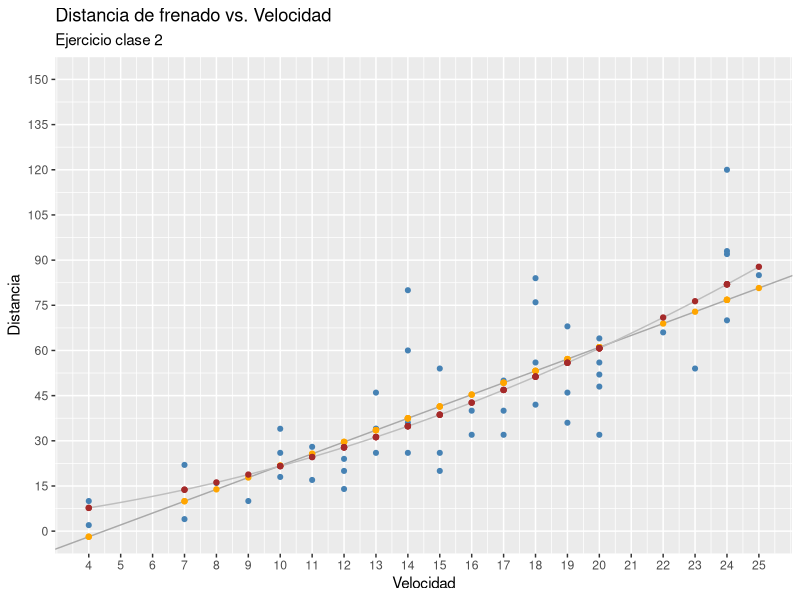

Write the R code that produced this figure.
# Setup
library(ggplot2)

# Loading data
autos <- cars
y <- autos$dist
x <- autos$speed

# Jugando con ggplot

g <- ggplot(data=autos, aes(x=speed, y=dist)) + 
  geom_point(col="steelblue", size=1.4) +
  geom_smooth(method='lm', col="firebrick") +
  coord_cartesian(xlim=c(4,25), ylim=c(0,150)) +
  labs(title="Distancia de frenado vs. Velocidad", subtitle="Ejercicio clase 2", y="Distancia", x="Velocidad") +
  scale_x_continuous(breaks=seq(4, 25, 1)) +
  scale_y_continuous(breaks=seq(0, 150, 15))
#plot(g)


# 2. Grafico de dispersion

g <- ggplot(data=autos, aes(x=speed, y=dist)) + 
  geom_point(col="steelblue", size=1.4) +
  coord_cartesian(xlim=c(4,25), ylim=c(0,150)) +
  labs(title="Distancia de frenado vs. Velocidad", subtitle="Ejercicio clase 2", y="Distancia", x="Velocidad") +
  scale_x_continuous(breaks=seq(4, 25, 1)) +
  scale_y_continuous(breaks=seq(0, 150, 15))


# 3. Estimar la media y el desvio estandar

x_mean = mean(x)
x_std = sd(x)
y_mean = mean(y)
y_std = sd(y)


# 4. Estimador de minimos cuadrados

X = cbind(rep(1, 50), x)
B_sombrero = (solve(t(X) %*% X)) %*% (t(X) %*% y)

g <- g +
  geom_abline(slope = B_sombrero[2], intercept = B_sombrero[1], col="darkgray")


# 5. Superponer sobre el gráfico anterior, en color naranja, los puntos correspondientes a los valores predichos.

predecir <- function(px, p_intercept, p_slope) {
  return(p_intercept + px*p_slope)
}

x_p = predecir(x, B_sombrero[1], B_sombrero[2])

g <- g +
  geom_point(aes(x=x, y=x_p), col="orange")



# 6. ¿Cuánto vale el estimador de σ^2?

s2 <- sum((y-x_p)^2) / (50 - 2)
s2


# 7. Estime la matriz de covarianza de los estimadores obtenidos. ¿Cuánto vale en este caso la matriz X' X?

M_cov = s2*solve(t(X) %*% X)
M_cov

XtX = t(X) %*% X
XtX

XtX2 = t(M_cov) %*% M_cov
XtX2


# 8. Verifique que sum{n}{i=1} (Yi − Ŷi ) = 0.
R = y - x_p
sum(R) <= 0.0000001 #no sera exactamente cero porque se utilizan numeros en representacion flotante


# 9. Centre las observaciones Xi’s y recalcule los estimadores de los parámetros.
# ¿Cambia el estimador de σ^2?
# Recalcule la estimación de la matriz de covarianza de los estimadores y compárela con la obtenida en (6).

x_centradas = x - mean(x) # centramos

X_c = cbind(rep(1, 50), x_centradas) # recalculamos estimadores
B_sombrero_c = (solve(t(X_c) %*% X_c)) %*% (t(X_c) %*% y)

x_c_p = predecir(x_centradas, B_sombrero_c[1], B_sombrero_c[2])
s2_c <- sum((y-x_c_p)^2) / (50 - 2)
(s2 - s2_c) == 0 # NO CAMBIA el estimador

M_cov_c = s2_c*solve(t(X_c) %*% X_c)

M_cov_c # matriz de covarianza de estimadores centrando observaciones
M_cov # matriz de covarianza de estimadores sin centrar


# 10. Ajustar un modelo polinomial que prediga y usando x y x^2
# ¿Encuentra alguna evidencia de que el término cuadrático mejora el ajuste del modelo?
# Graficar la curva obtenida sobre el gráfico realizado en (2).

x2 = x^2
X_pol = cbind(rep(1, 50), x, x2)
B_sombrero_pol = (solve(t(X_pol) %*% X_pol)) %*% (t(X_pol) %*% y)

predecir_pol <- function(px, estimadores) {
  return(estimadores[1] + px*estimadores[2] + (px^2)*estimadores[3])
}


x_p_pol = predecir_pol(x, B_sombrero_pol)
R_pol = y - x_p_pol

sum(R^2)
sum(R_pol^2)

# Se puede ver que hay menor error en el modelo cuadratico, sin embargo no quiere decir que sea mejor.

f_pol <- function(x) B_sombrero_pol[1] + B_sombrero_pol[2]*x + B_sombrero_pol[3]*(x^2)

g <- g +
  stat_function(fun=f_pol, colour="gray", n = 10000) +
  geom_point(aes(x=x, y=x_p_pol), col="brown")
plot(g)












